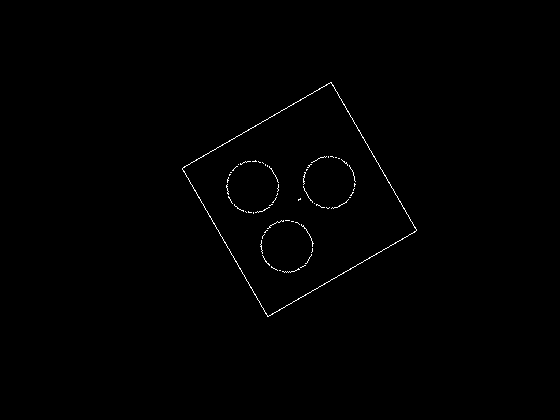
#> input picture last/DATA1.png, 560 x 420 px, found by its file name
$ python lunkuo.py
#> lines starting #> are read from the running program, lines starting #| are printed output that depends on the picture; after the words box and inside, x2 and y2 are one past the last pixel; in counts of white or black regions, pixels touching at a corner belong together
#! /usr/bin/env python
#-- coding:UTF-8 --
import cv2
import numpy as np


title1 = 'input'
title2 = 'output'
img = cv2.imread('D:\code\opencv_learning\opencv_learning\last\DATA1.png')
#> img is the input picture: shape (420, 560, 3); 0.46% white in thin lines or dots, all inside (x1, y1, x2, y2) = (182, 82, 417, 317)
gray = cv2.cvtColor(img,cv2.COLOR_BGR2GRAY)
ret,thresh = cv2.threshold(gray,0,255,cv2.THRESH_BINARY_INV+cv2.THRESH_OTSU)
#> ret = 0
#去除白噪音
kernel = np.ones((3,3),np.uint8)
opening = cv2.morphologyEx(thresh,cv2.MORPH_OPEN,kernel,iterations=2)
#确定背景
sure_bg = cv2.dilate(opening,kernel,iterations=3)
#> sure_bg: shape (420, 560); every value is 255
#确定前景
dist_transform = cv2.distanceTransform(opening,cv2.DIST_L2,5)
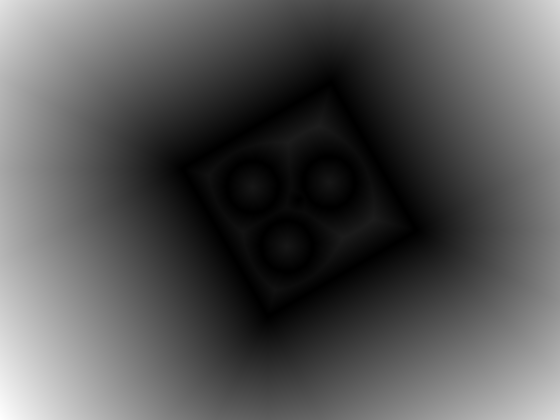
#> dist_transform: shape (420, 560) float32; min 0, max 278.2, mean 93.5; drawn with min black and max white
ret,sure_fg = cv2.threshold(dist_transform,0.7*dist_transform.max(),255,cv2.THRESH_BINARY)
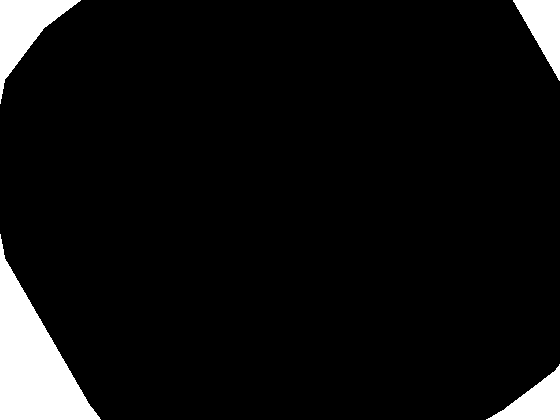
#> sure_fg: shape (420, 560) float32; 6.6% white; 4 white regions, box (x1, y1, x2, y2) and area: (0, 234, 101, 420) 8483, (0, 0, 81, 104) 3125, (513, 0, 560, 81) 1949, (486, 364, 560, 420) 1903
#> ret = 194.7
#边界像素
sure_fg = np.uint8(sure_fg)
unknown = cv2.subtract(sure_bg,sure_fg)
#将背景赋值为1,未知区域赋值为0，确定区域大于1
ret, markers = cv2.connectedComponents(sure_fg)
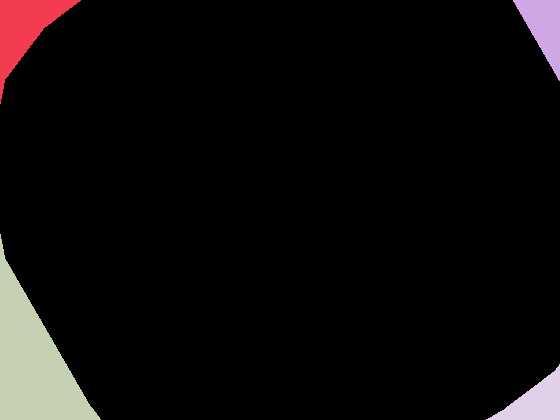
#> markers: shape (420, 560) int32; 5 distinct labels, from 0 to 4; one colour per label, 0 black
#> ret = 5
markers = markers+1
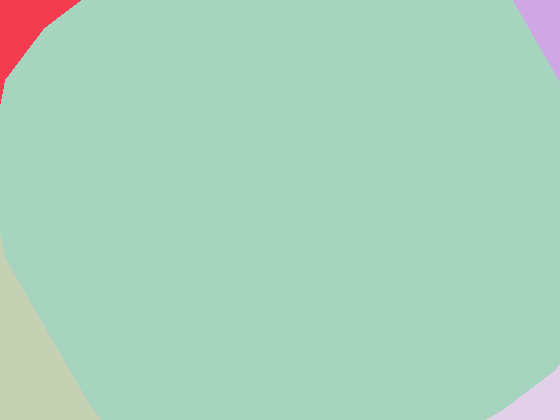
#> markers: shape (420, 560) int32; 5 distinct labels, from 1 to 5; one colour per label, 0 black
#unknow大小的markers一致
markers[unknown==255] = 0
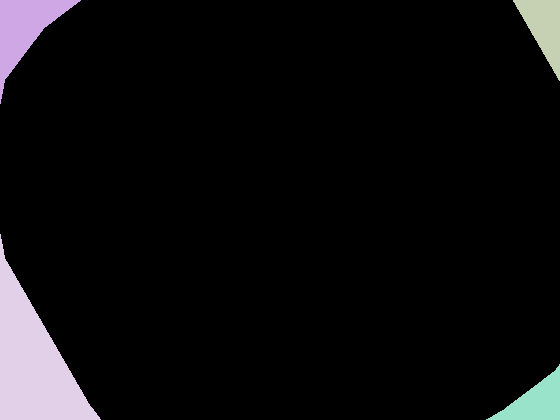
#> markers: shape (420, 560) int32; 5 distinct labels, from 0 to 5; one colour per label, 0 black
#用分水岭算法
markers3 = cv2.watershed(img,markers)
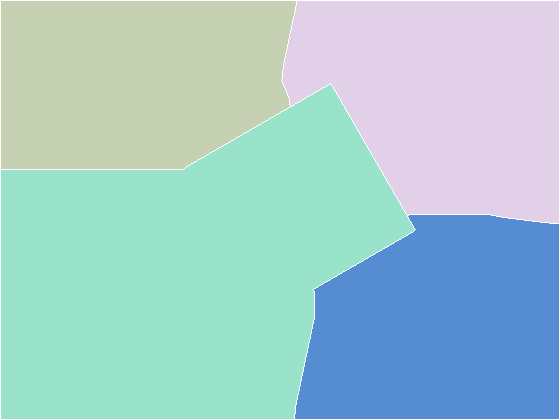
#> markers3: shape (420, 560) int32; 5 distinct labels, from -1 to 5; one colour per label, 0 black, -1 white
img[markers==-1] =[255,0,0]
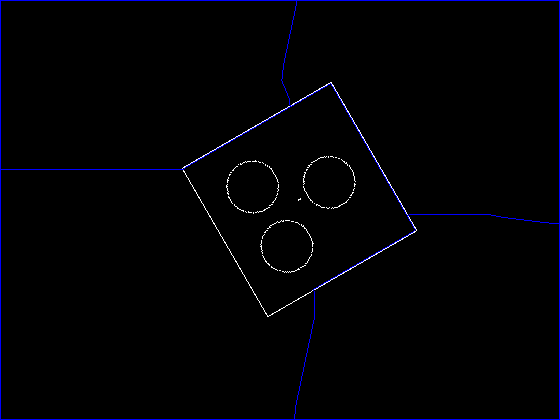
#> img: shape (420, 560, 3); 1.24% of pixels changed, all inside (x1, y1, x2, y2) = (0, 0, 560, 420)

cv2.imshow('1',img)
cv2.waitKey(0)
cv2.destroyAllWindows()

$ run again, with last/DATA2.png copied over last/DATA1.png
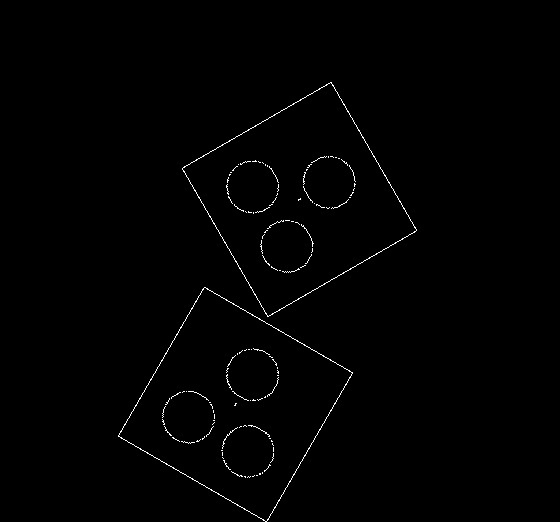
#> input picture last/DATA2.png, 560 x 522 px, found by its file name
#> img is the input picture: shape (522, 560, 3); 0.75% white in thin lines or dots, all inside (x1, y1, x2, y2) = (118, 82, 417, 522)
#> `ret,thresh = cv2.threshold(gray,0,255,cv2.THRESH_BINARY_INV+cv2.THRESH..`: ret = 0
#> sure_bg: shape (522, 560); every value is 255
#> `ret,sure_fg = cv2.threshold(dist_transform,0.7*dist_transform.max(),25..`: ret = 174.5
#> unknown: shape (522, 560); 92.6% white; 3 black regions, box (x1, y1, x2, y2) and area: (472, 331, 560, 522) 8755, (0, 0, 118, 286) 8572, (488, 0, 560, 123) 4444
#> `ret, markers = cv2.connectedComponents(sure_fg)`: ret = 4
#> `markers3 = cv2.watershed(img,markers)`:
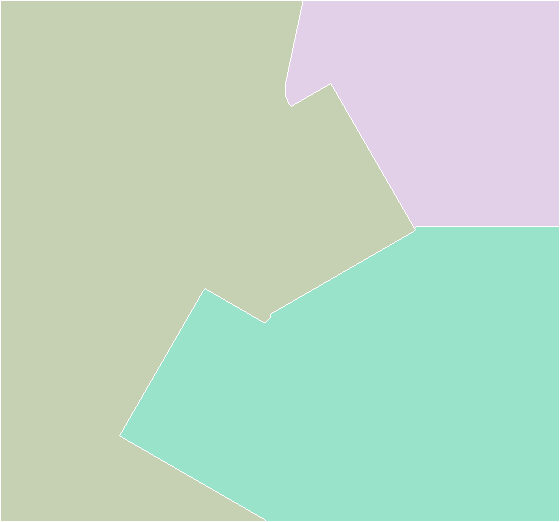
#> markers3: shape (522, 560) int32; 4 distinct labels, from -1 to 4; one colour per label, 0 black, -1 white
#> `img[markers==-1] =[255,0,0]`:
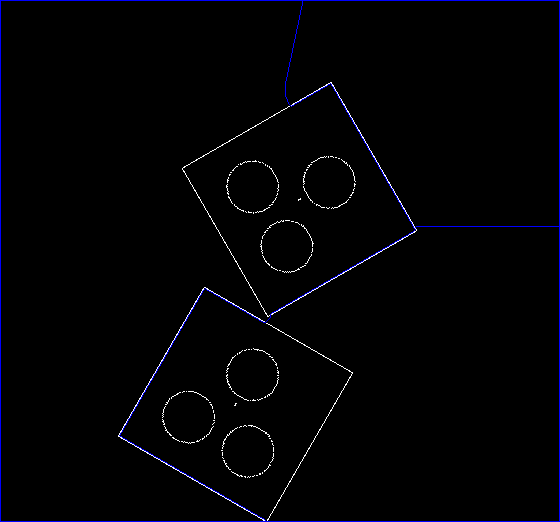
#> img: shape (522, 560, 3); 1.06% of pixels changed, all inside (x1, y1, x2, y2) = (0, 0, 560, 522)

$ run again, with last/2_2.png copied over last/DATA1.png
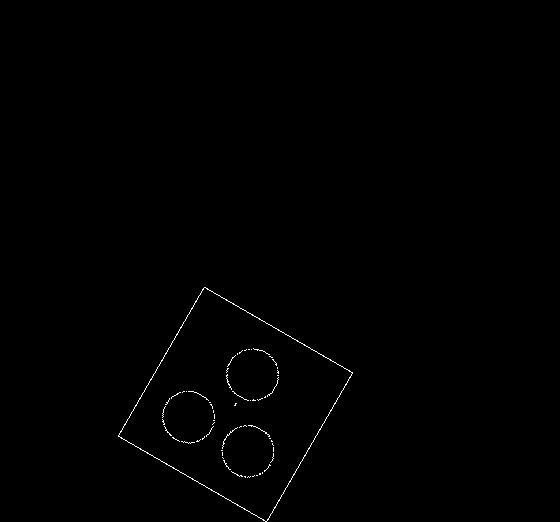
#> input picture last/2_2.png, 560 x 522 px, found by its file name
#> img is the input picture: shape (522, 560, 3); 0.37% white in thin lines or dots, all inside (x1, y1, x2, y2) = (118, 287, 353, 522)
#> `ret,thresh = cv2.threshold(gray,0,255,cv2.THRESH_BINARY_INV+cv2.THRESH..`: ret = 0
#> sure_bg: shape (522, 560); every value is 255
#> `ret,sure_fg = cv2.threshold(dist_transform,0.7*dist_transform.max(),25..`: ret = 294.9
#> unknown: shape (522, 560); 91.9% white; 2 black regions, box (x1, y1, x2, y2) and area: (246, 0, 560, 159) 19647, (0, 0, 164, 72) 4125
#> `ret, markers = cv2.connectedComponents(sure_fg)`: ret = 3
#> `markers3 = cv2.watershed(img,markers)`:
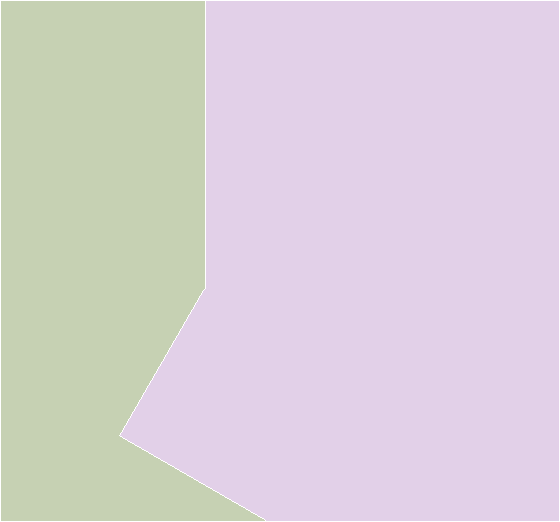
#> markers3: shape (522, 560) int32; 3 distinct labels, from -1 to 3; one colour per label, 0 black, -1 white
#> `img[markers==-1] =[255,0,0]`:
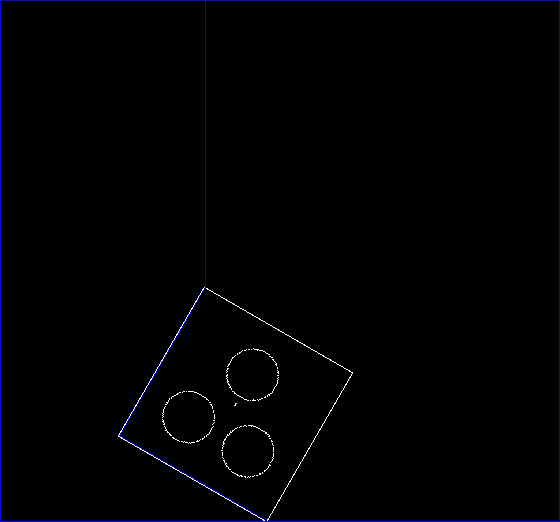
#> img: shape (522, 560, 3); 0.94% of pixels changed, all inside (x1, y1, x2, y2) = (0, 0, 560, 522)
